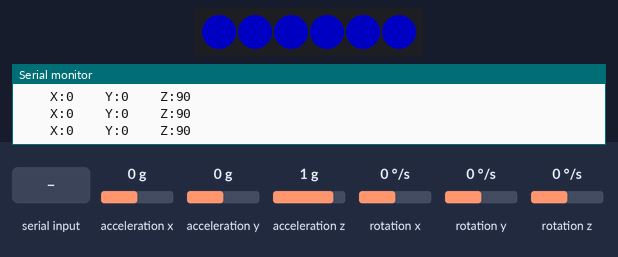
Simulated run of this sketch. Board: Arduino Uno, built with avr-gcc and run on an emulated ATmega328P. Parts: 6 RGB LEDs in strip order, left to right, the last lines printed to the serial monitor. Inputs (shaded band) come from the test bench; at power-on: acceleration x 0 g, acceleration y 0 g, acceleration z 1 g, rotation x 0 °/s, rotation y 0 °/s, rotation z 0 °/s. Dim RGB values are drawn brighter than linear.

Above: at 1.2 s.
1.3 s: acceleration x set to -1.4 g
At 2.0 s:
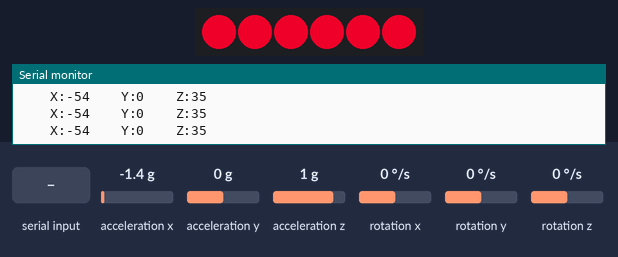
2.8 s: "C90\n" received over the second serial link
At 4.2 s:
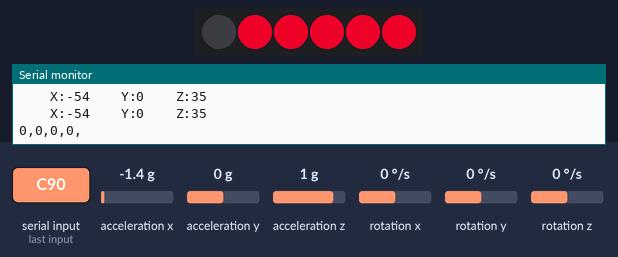
5.8 s: acceleration y set to -1.4 g
At 6.8 s:
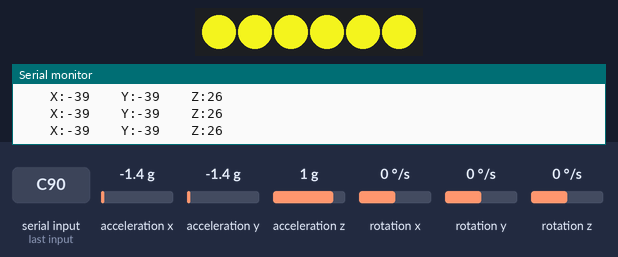
7.3 s: "C\n" received over the second serial link
At 7.9 s:
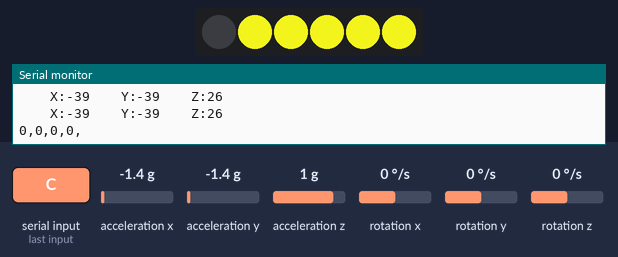
10.3 s: acceleration z set to -1.4 g
At 11.3 s:
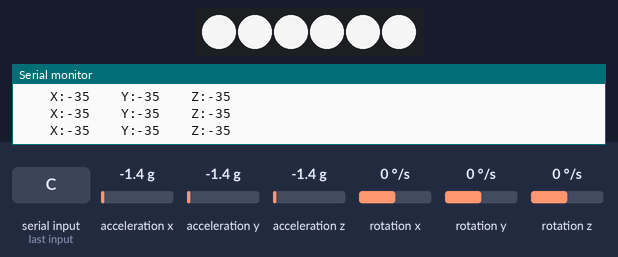
11.8 s: acceleration x set to 0 g
At 12.8 s:
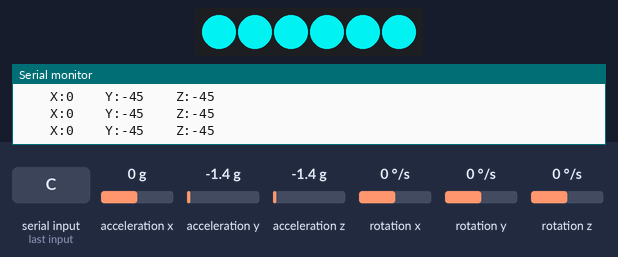
Timing chart, 0 to 14.3 s (numbered marks = the images above; inputs shaded):
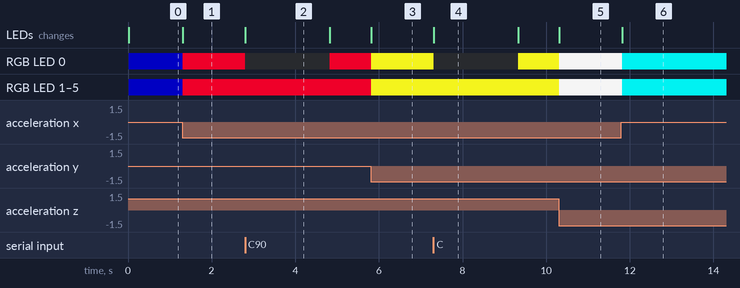

The sketch:

mpu_ws2812.ino
```cpp
#include <I2Cdev.h>
#include <MPU6050.h>
#include <Wire.h>//添加必须的库文件
#include <SoftwareSerial.h>
#include "mpu.h"

#include <Adafruit_NeoPixel.h>
#define PIN A0
Adafruit_NeoPixel strip = Adafruit_NeoPixel(6, PIN, NEO_GRB + NEO_KHZ800);

#include "ble.h"

//unsigned long safe_ms = millis();

void setup() {
  Wire.begin();
  Serial.begin(115200);
  mySerial2.begin(9600);
  accelgyro.initialize();
  strip.begin();
  strip.show(); // Initialize all pixels to 'off'
}

void loop() {
  ble();
  if (!color_en)
  {
    getMPU();
    colorWipe(strip.Color(Angel_accX, Angel_accY, Angel_accZ));
  }
}
```

ble.h
```cpp
#include "arduino.h"
SoftwareSerial mySerial(4, 5);

//#define mySerial2 Serial1 // RX, TX   //ble
#define mySerial2 mySerial // RX, TX   //ble

String currentInfo;
char buffer[100];
int sensorValue = 0;
boolean buffer_sta = false;
int buffer_num = 0;
int sta[4];
boolean color_en;
long ble_safe_ms = millis();
#define PIXEL_COUNT  6

void colorWipe(uint32_t c) {
  for (uint16_t i = 0; i < strip.numPixels(); i++) {
    strip.setPixelColor(i, c);
    strip.show();
  }
}
void colorWipe(uint32_t c, int i) {
  strip.setPixelColor(i, c);
  strip.show();
}

void ble()
{
  while (mySerial2.available())
  {
    char c = mySerial2.read();
    delay(2);

    if (c == 'C')
      buffer_sta = true;
    if (c == '\n')
    {
      color_en = true;
      ble_safe_ms = millis();
    }
    if (buffer_sta)
    {
      buffer[buffer_num] = c;
      buffer_num++;
    }
    //  Serial.println(c);
    //Serial.println(color_en);
  }

  if (buffer_sta)
  {
    buffer_sta = false;

    sscanf((char *)strstr((char *)buffer, "C:"), "C:%d,%d,%d,%d", &sta[0], &sta[1], &sta[2], &sta[3]);

    for (int a = 0; a < buffer_num; a++)
      buffer[a] = NULL;
    buffer_num = 0;

    for (int i = 0; i < 4; i++)
    {
      Serial.print(sta[i]);
      Serial.print(",");
    }
    Serial.println(" ");

    if (-1 == sta[3]) {
      colorWipe(strip.Color(sta[0], sta[1], sta[2]));
    }
    else if ((0 <= sta[3]) && (sta[3] < PIXEL_COUNT)) {
      colorWipe(strip.Color(sta[0], sta[1], sta[2]), sta[3]);
    }
  }

  if (millis() - ble_safe_ms > 2000)
  {
    ble_safe_ms = millis();
    color_en = false;
  }
}
```

mpu.h
```cpp
#include <I2Cdev.h>
#include <MPU6050.h>
#include <Wire.h>//添加必须的库文件

//====一下三个定义了陀螺仪的偏差===========
#define Gx_offset -3.06
#define Gy_offset 1.01
#define Gz_offset -0.88

//DEBUG-----------
#define Serial_DEBUG

//====================
MPU6050 accelgyro;

int16_t ax,ay,az;
int16_t gx,gy,gz;//存储原始数据
float Ax,Ay,Az;//单位 g(9.8m/s^2)

int Angel_accX,Angel_accY,Angel_accZ;//存储加速度计算出的角度


void getMPU()
{
  accelgyro.getMotion6(&ax,&ay,&az,&gx,&gy,&gz);//获取三个轴的加速度和角速度

  //======一下三行是对加速度进行量化，得出单位为g的加速度值
  Ax=ax/16384.00;
  Ay=ay/16384.00;
  Az=az/16384.00;
  //==========以下三行是用加速度计算三个轴和水平面坐标系之间的夹角
  Angel_accX=atan(Ax/sqrt(Az*Az+Ay*Ay))*180/3.14;
  Angel_accY=atan(Ay/sqrt(Ax*Ax+Az*Az))*180/3.14;
  Angel_accZ=atan(Az/sqrt(Ax*Ax+Ay*Ay))*180/3.14;


  //==============================
#ifdef Serial_DEBUG
  delay(5);//这个用来控制采样速度

  Serial.print("    X:");
  Serial.print(Angel_accX);
  Serial.print("    Y:");
  Serial.print(Angel_accY);
  Serial.print("    Z:");
  Serial.println(Angel_accZ);
#endif
}
```

Measured:
- after the input at 1.3 s, RGB LED 0–5: RGB(0, 0, 90) → RGB(202, 0, 35) at once; the LEDs: change at once (image 1)
- after the input at 2.8 s, RGB LED 0: RGB(202, 0, 35) → off at once, → RGB(202, 0, 35) 2.0 s later; the LEDs: change at once (image 2)
- after the input at 5.8 s, RGB LED 0–5: RGB(202, 0, 35) → RGB(217, 217, 26) at once; the LEDs: change at once (image 3)
- after the input at 7.3 s, RGB LED 0: RGB(217, 217, 26) → off at once, → RGB(217, 217, 26) 2.0 s later; the LEDs: change at once (image 4)
- after the input at 10.3 s, RGB LED 0–5: RGB(217, 217, 26) → RGB(221, 221, 221) at once; the LEDs: change at once (image 5)
- after the input at 11.8 s, RGB LED 0–5: RGB(221, 221, 221) → RGB(0, 211, 211) at once; the LEDs: change at once (image 6)
- what the display in image 2 shows lasts 2.0 s, from 2.8 s to 4.8 s
